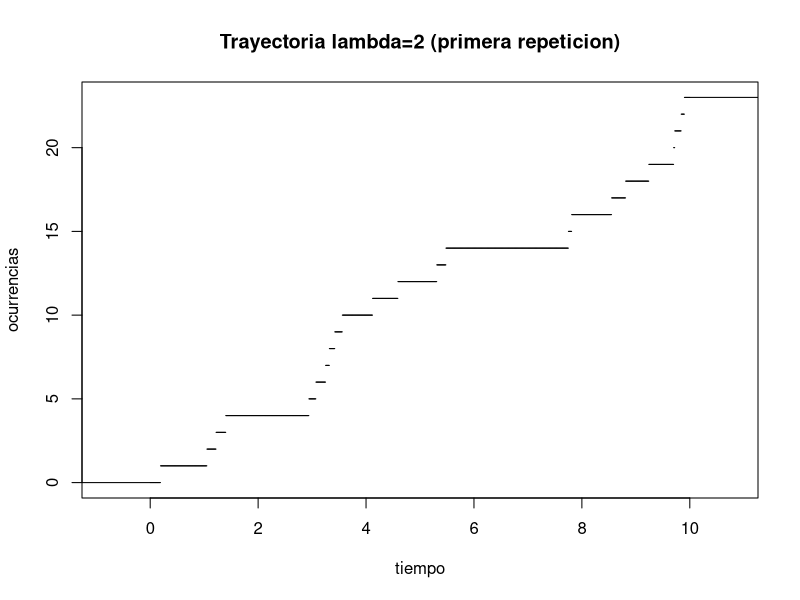
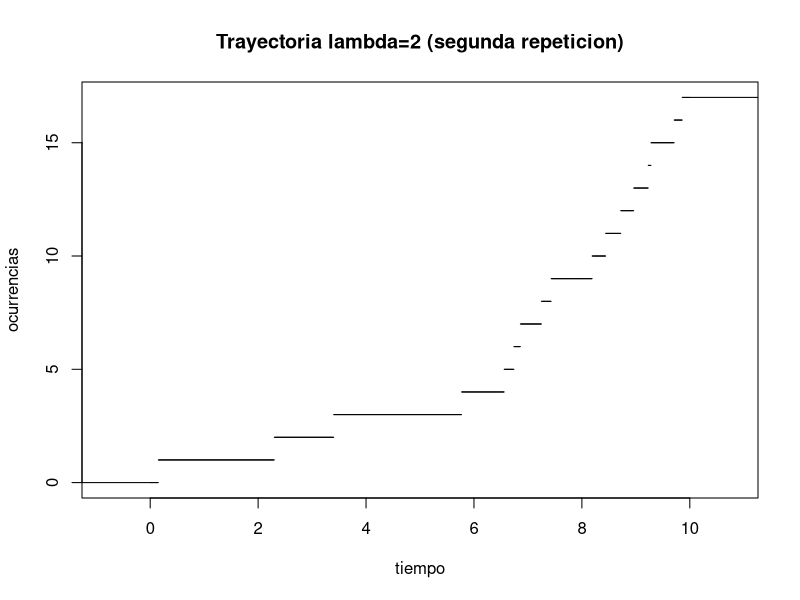
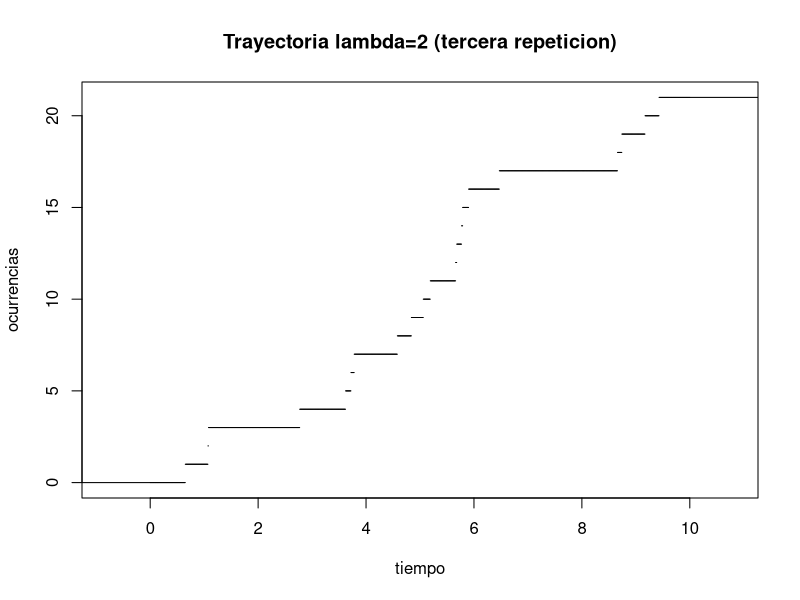
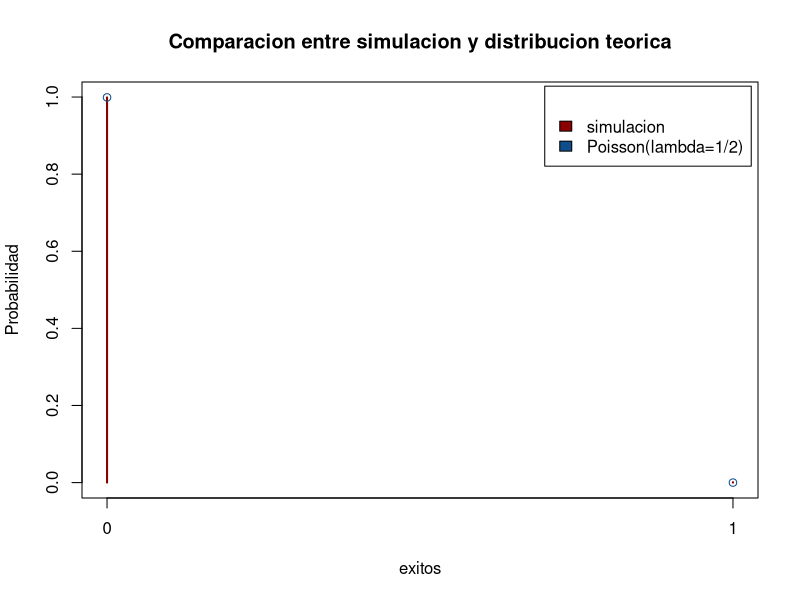
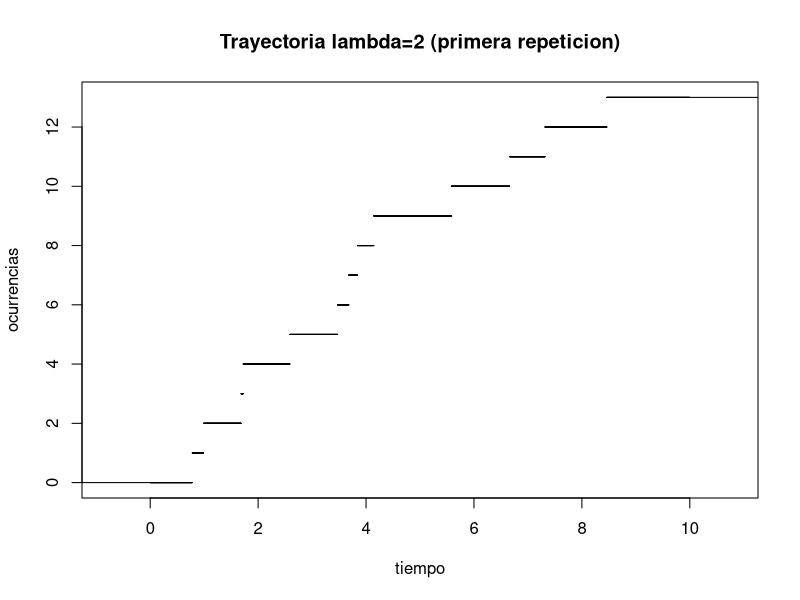
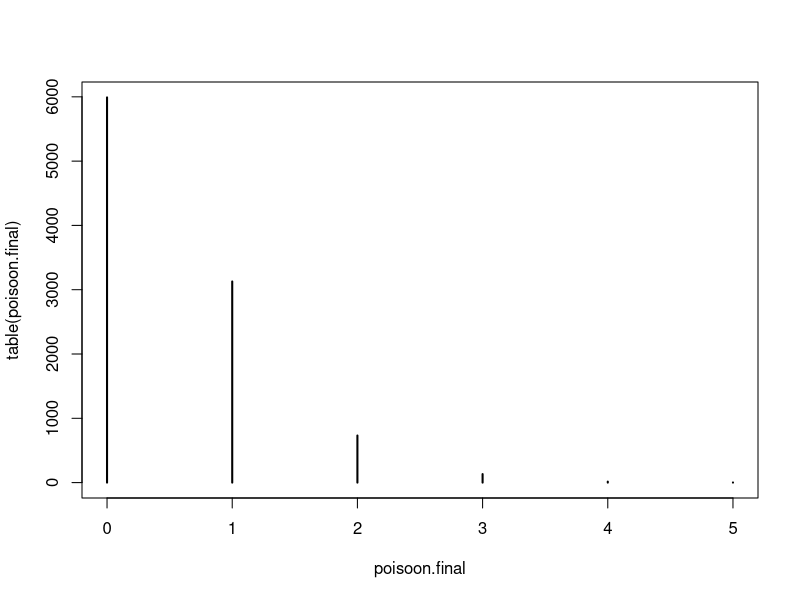

Reproduce these figures in R, in order.
procesoPoisson<-function(lambda, t)
{
  intervalos <- 1000 # fija el numero de intervalos
  dt <- t/intervalos #optiene el ancho
  tiempos <- seq(0, t , by= dt) #discretiza el dominio
  resultados <- rep(0, intervalos+2)
  for(i in 1:intervalos+1 ){
    resultados[i+1]<- resultados[i] + rbinom(1,1,lambda*dt) #esta es la linea majica
  }
  return(resultados) 
}

tiempos<-seq(0, 10 , by= 10/1000)
set.seed(0)
ppss1 <- procesoPoisson(2,10)
ppss2 <- procesoPoisson(2,10)
ppss3 <- procesoPoisson(2,10)
plot(stepfun(tiempos,ppss1), verticals= FALSE, xlab="tiempo",ylab="ocurrencias", main = "Trayectoria lambda=2 (primera repeticion)" )
plot(stepfun(tiempos,ppss2), verticals= FALSE, xlab="tiempo",ylab="ocurrencias", main = "Trayectoria lambda=2 (segunda repeticion)" )
plot(stepfun(tiempos,ppss3), verticals= FALSE, xlab="tiempo",ylab="ocurrencias", main = "Trayectoria lambda=2 (tercera repeticion)" )


procesoPoisson2<-function(N,lambda,t)
{
  intervalos <- 1000
  dt <- t/intervalos
  tiempos <- seq(0, t , by= dt)
  resultados <- rep(0, intervalos+2)
  for(i in 1:N){
    acum <- 0
    for(i in 1:intervalos +1){
      
      acum= acum + rbinom(1,1,(lambda*dt +10^-6)) 
    }
    resultados[i+1]=acum
    
  }
  return(resultados)
}

simpropois <- procesoPoisson2(N = 10^3, lambda = 2, t =1) #algo te fallo 

#Grafica de las proporciones por la cantidad de aguilas observadas
plot(prop.table(table(simpropois)),
     type="h",
     col="darkred", 
     xlab = "", 
     ylab="", 
     main = "Comparacion entre simulacion y distribucion teorica" )
par(new=TRUE)
#Grafica de la distribucion teorica Geom(p=0.1)
z<-sort(unique(simpropois))
plot((z), dpois(z,0.5),
     type="p",
     axes= F,  
     col="dodgerblue4",
     xlab = "exitos", 
     ylab="Probabilidad" )
legend("topright", inset=.01, title="",
       c("simulacion","Poisson(lambda=1/2)"), fill=c("darkred","dodgerblue4"), horiz=F)

##########################
#######
procesoPoisson.foo <- function(lambda, t)
{
  intervalos <- 10000 # fija el numero de intervalos
  dt <- t/intervalos #optiene el ancho
  tiempos <- seq(0, t , by= dt) #discretiza el dominio
  resultados <- rbinom( intervalos ,1, lambda*dt+ 10**(-6)) #esta es la linea majica
  return(cumsum(resultados)) 
}

set.seed(0)
ppss1 <- procesoPoisson.foo(2,10)
tiempos<-seq(0, 10 , length=length(ppss1)-1  )
plot(stepfun(tiempos,ppss1), verticals= FALSE, xlab="tiempo",ylab="ocurrencias", main = "Trayectoria lambda=2 (primera repeticion)" )
####################################################


#segunda parte
####################
Poisson.foo <- function(lambda, N, t)
{
  lambda <- lambda
  t <- t
  function(N){
    intervalos <- 10000 # fija el numero de intervalos
    dt <- t/intervalos #optiene el ancho
    tiempos <- seq(0, t , by= dt) #discretiza el dominio
    resultados <- rbinom( intervalos ,1, lambda*dt+ 10**(-6)) #esta es la linea majica
    ultimo <- cumsum(resultados)[length(resultados)]
    return(ultimo)
  }
}

set.seed(0)
N <- 10**4
foo <- Poisson.foo(lambda = 0.5, t = 1)
poisoon.final <- mapply(foo, rep(1,N))
plot(table(poisoon.final))
